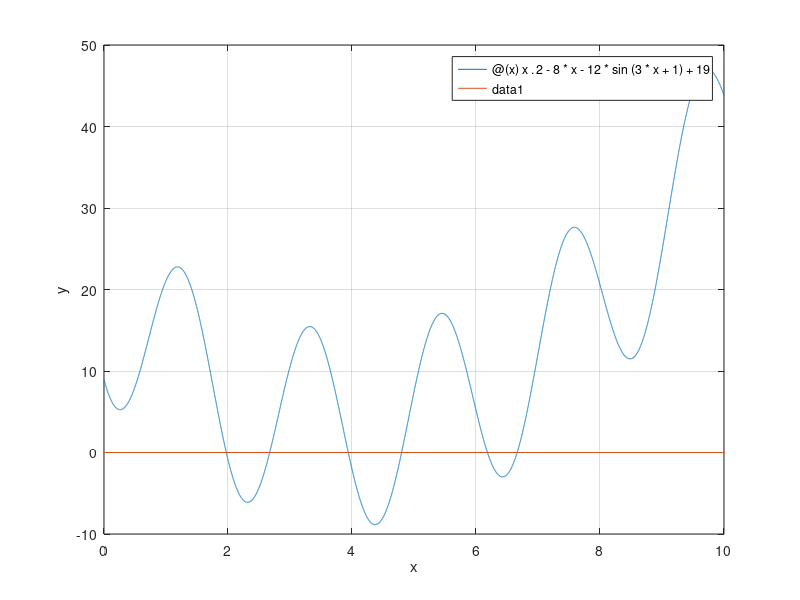

MATLAB code to generate this figure: (Note: this script raises an error after producing the figure.)
%% uppgift 1a)
clc, clear

% 1a)
% Här letar vi efter ett lämpligt startvärde för nollställen genom att plotta 
% den givna funktionen y1 inom intervallet [0, 10]. Detta ger en grafisk representation
% av var funktionens nollställen kan finnas.

y1 = @(x) x.^2-8*x-12*sin(3*x+1)+19; % Definierar funktionen y1
fplot(y1, [0,10]) % Plottar y1 för att undersöka var nollställen kan ligga
hold
grid on
plot(xlim,[0,0]) % Lägg till en horisontell linje vid y = 0
xlabel x 
ylabel y 


%% uppgift 1b) och c)
clc, clear

% Definiera startgissningarna
xv = [1.97, 2.66, 3.94, 4.81, 6.16, 6.64];

% Definiera funktionen f(x) och dess derivata
y1 = @(x) x.^2 - 8*x - 12*sin(3*x + 1) + 19;
dy1 = @(x) 2*x - 36*cos(3*x + 1) - 8;

% Definiera fixpunktfunktionen phi(x)
phi = @(x) (1/19) * (x.^2 + 11*x - 12*sin(3*x + 1)) + 1;
dphi = @(x) (1/19) * (2*x + 11 - 36*cos(3*x + 1));

% Globala parametrar
tolerans = 1e-10;
maxiter = 1000;

% Kör funktionerna för varje startgissning
for i = 1:length(xv)
    x0 = xv(i); % Startgissning för varje i (1-6)
    
    % Kontrollera derivatans värde för fixpunktfunktionen vid startgissningen
    if abs(dphi(x0)) < 1
        % Använd fixpunktiteration
        fprintf('\nAnvänder fixpunktiteration för startgissning: %.2f\n', x0);
        [xf, niterf, ~] = fixpoint(phi, x0, tolerans, maxiter);
        fprintf('Fixpunktapproximation: %.10f, Iterationer: %d\n', xf, niterf);
    else
        % Avbryt fixpunktiteration och meddela att konvergens saknas
        fprintf('\nIngen konvergens för fixpunktiteration med startgissning %.2f (|phi''(x)| > 1)\n', x0);
    end
    
    % Använd Newtons metod
    fprintf('\nAnvänder Newtons metod för startgissning %.2f\n', x0);
    [xn, nitern, ~] = newton(y1, dy1, x0, tolerans, maxiter, false);
    fprintf('Newtonapproximation: %.10f, Iterationer: %d\n', xn, nitern);
end

% Funktion för Newtons metod
function [x, niter, xlista] = newton(y, dy, x0, tolerans, maxiter, uppgd)
    g = @(x) x - y(x) / dy(x);
    [x, niter, xlista] = fixpoint(g, x0, tolerans, maxiter);
    if uppgd
        fprintf('Bästa x-approximationen: x = %.15f\n', x);
    end
end

% Funktion för fixpunktiteration
function [x, niter, xlista] = fixpoint(phi, x0, tolerans, maxiter)
    x = x0;
    xlista = x0;
    niter = 0;
    res = tolerans + 1;
    
    while (res > tolerans) && (niter < maxiter)
        x_new = phi(x);
        res = abs(x_new - x);
        x = x_new;
        
        % Spara nuvarande värde
        xlista = [xlista, x];
        niter = niter + 1;
    end
end


%% uppgift 1d)
clear,clc

% Funktioner och metoder för att jämföra Newtons och sekantmetoden
y1 = @(x) x.^2-8*x-12*sin(3*x+1)+19; 
dy1 = @(x) 2*x - 36*cos(3*x + 1) - 8; 
phi = @(x) (x.^2+11*x-12*sin(3*x+1))/19+1; 
x0 = 6.64; % Startvärde nära ett nollställe

% Definierar felgränser och max antal iterationer
tolerans = 1e-15;
tolerans2 = 1e-10;
maxiter = 1000;

uppgd = true; % Sätter flagga för att skriva ut resultat

% Använder Newtons metod för att få referenslösning
[x_referens, antal_iterationer, iter_lista] = newton(y1, dy1, x0, tolerans, maxiter, false);
fprintf('Referenslösning x* = %.15f\n', x_referens);

% Deluppgift i) Beräknar lösningar med både sekantmetoden och Newtons metod
[varde_sekant, iterationer_sekant,iter_lista_sekant] = fixpoint(phi, x0, tolerans2, maxiter); % Fixpunktsmetod
[varde_newton, iterationer_newton,iter_lista_newton] = newton(y1,dy1,x0, maxiter,tolerans2, false); % Newtonmetod

% Deluppgift i) Beräknar fel i varje iteration relativt referenslösningen
for i = 1:length(iter_lista_sekant)
    fel_sekant = norm(iter_lista_sekant(i) - x_referens); % Fel för fixpointmetoden
    fel_sekant_lista(i) = fel_sekant;
end

for i = 1:length(iter_lista_newton)
    fel_newton = norm(iter_lista_newton(i) - x_referens); % Fel för Newtons metod
    fel_newton_lista(i) = fel_newton;
end

% Plottar felkonvergens för båda metoderna
figure('Name','Felkonvergens för båda metoderna','NumberTitle','off');
semilogy(1:length(fel_sekant_lista), fel_sekant_lista,'m') % Sekantmetoden i magenta
hold on
semilogy(1:length(fel_newton_lista),fel_newton_lista,'r') % Newtons metod i rött

% Deluppgift ii) Beräknar ordningen av konvergens för båda metoderna
for i = 1:(length(fel_sekant_lista)-1)
    fel_sekant_lista_iter(i) = fel_sekant_lista(i+1); % Sekantfel för nästa iteration
end 

for i = 1:(length(fel_newton_lista)-1)
    fel_newton_lista_iter(i) = fel_newton_lista(i+1); % Newtonfel för nästa iteration
end

% Plottar konvergensordningen för båda metoderna
figure('Name','Konvergensordning','NumberTitle','off')
loglog(fel_sekant_lista(1:end-1),fel_sekant_lista_iter,'m-') % Sekantmetoden i magenta
hold on
loglog(fel_newton_lista(1:end-1),fel_newton_lista_iter,'b-') % Newtons metod i blått